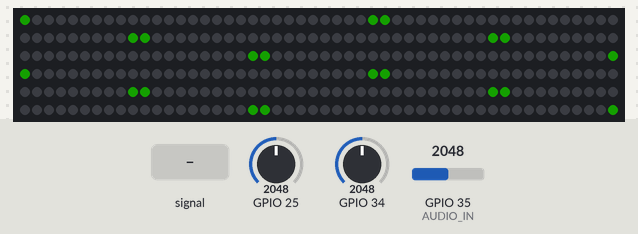
A sketch run on a simulated ESP32. Parts: 300 RGB LEDs in strip order, left to right, continuing on the next row. Inputs (shaded band) come from the test bench; at power-on: GPIO 34 = 2048, GPIO 25 = 2048, GPIO 35 (AUDIO_IN) = 2048. Dim RGB values are drawn brighter than linear; what the sketch prints to the serial monitor is not drawn.

Above: at 4.2 s.
4.3 s: GPIO 35 (AUDIO_IN) fed a 2 Hz sine of ±1228 counts around its level
6.5 s: GPIO 34 set to 216
8.1 s: GPIO 34 set to 302
10.2 s: GPIO 34 set to 359
11.7 s: GPIO 34 set to 429
13.8 s: GPIO 25 set to 2866
Timing chart, 0 to 16.8 s (numbered marks = the images above; inputs shaded):
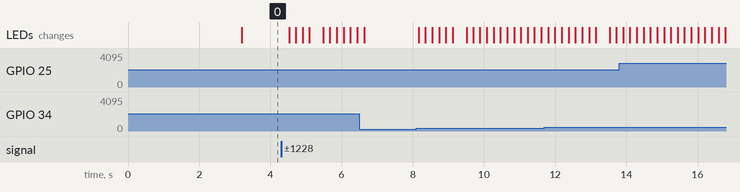

The sketch:

Visualizer.ino
```cpp
#define SAMPLING_FREQUENCY 40000
#define FASTLED_ALLOW_INTERRUPTS 0
#include <FastLED.h>
#include <arduinoFFT.h>

#define LED_PIN   33    // Define output pin for LED strip
#define AUDIO_IN  35    // Define input pin for AUX in


#define NUM_LEDS 300    // Define number of LEDS in strip
int BRIGHTNESS = 150;   // Int used to store brightness of strip
#define LED_TYPE WS2812 // Define the type of LED strip
#define COLOR_ORDER GRB // Define the color order of LED strip

#define SAMPLES 1024    // Define number of samples (higher = more accurate display but slower)
#define xres 15         // Define number of Cols
#define yres 20         // Define number of Rows

double vReal[SAMPLES];  // Double array to store real values      (used in FFT)
double vImag[SAMPLES];  // Double array to store imaginary values (used in FFT)

int Intensity[yres] = {0};    // Array to store intensity of each column
int PrevIntensity[yres]= {0}; // Array to store previous intensity of each column

CRGB leds[NUM_LEDS];    // Create array of LEDS

arduinoFFT FFT = arduinoFFT(vReal, vImag, SAMPLES, SAMPLING_FREQUENCY); // Initialize FFT
unsigned int sampling_period;                                           // Used to store sampling period

// SETUP ***************************************************************************************************
void setup() {
  //analogReference(EXTERNAL);
  pinMode(AUDIO_IN, INPUT);
  Serial.begin(115200);
  // put your setup code here, to run once:
  delay( 3000 );
  FastLED.addLeds<LED_TYPE, LED_PIN, COLOR_ORDER>(leds, NUM_LEDS).setCorrection( TypicalLEDStrip );
  FastLED.setBrightness( BRIGHTNESS );

  sampling_period = round(1000000 * (1.0 / SAMPLING_FREQUENCY));
}

// MAIN LOOP ***********************************************************************************************
void loop() {
  // put your main code here, to run repeatedly:

  visualizer();
}

// VISUALIZER FUNCTION *************************************************************************************
void visualizer(){
  getSamples();
  displayUpdate();
  FastLED.show();
}

// DISPLAY UPDATE FUNCTION *********************************************************************************
void displayUpdate(){


  int color = 80;
  //int color = map(analogRead(32), 0, 4095, 0, 255);


  Serial.println(color);
  int bright = map(analogRead(34), 0, 4095, 0, 240);
  //int bright = 240;
  // i is columns
  for(int i=0; i<yres; i++){
    // j is rows
    int color = 90;
    for(int j=0; j<xres; j++){
      if(j<= Intensity[i]){
        if(i%2 == 0){
          leds[i*xres+j] = CHSV(color, 255, bright);
        }
        else {
          leds[xres*(i+1)-j-1] = CHSV(color, 255, bright);
        }
      }
      else {
        if(i%2==0){
          leds[i*xres+j] = CHSV(color, 255, 0);
        }
        else {
          leds[xres*(i+1)-j-1] = CHSV(color, 255, 0);
        }
      }
      color -= 100/xres;
    }
    //color+=255/yres;
  }
}

// GET SAMPLES FUNCTION *****************************************************************
void getSamples(){
  int amplitude = map(analogRead(25), 0, 4095, 500, 2000);
  //Take in samples from aux input
  for(int i=0; i<SAMPLES; i++){

    unsigned long newTime = micros();
    vReal[i] = analogRead(AUDIO_IN);
    //erial.println(vReal[i]);
    vImag[i] = 0;
    while((micros()-newTime) < sampling_period){}
  }

  // Preform fft on recorded samples
  FFT.DCRemoval();
  FFT.Windowing(FFT_WIN_TYP_HAMMING, FFT_FORWARD);
  FFT.Compute(FFT_FORWARD);
  FFT.ComplexToMagnitude();


  for(int i=2; i < 256; i++){
    //Serial.println(vReal[i]/1000);
    unsigned int vr = vReal[i];

    int band;

    if(i<=2           )  band = 19;
    if(i>2   && i<=3  )  band = 18;
    if(i>3   && i<=4  )  band = 17;
    if(i>4   && i<=5  )  band = 16;
    if(i>5   && i<=6  )  band = 15;
    if(i>6   && i<=8  )  band = 14;
    if(i>8   && i<=10 )  band = 13;
    if(i>10  && i<=13 )  band = 12;
    if(i>13  && i<=16 )  band = 11;
    if(i>16  && i<=21 )  band = 10;

    if(i>21  && i<=26 )  band = 9;
    if(i>26  && i<=33 )  band = 8;
    if(i>33  && i<=43 )  band = 7;
    if(i>43  && i<=54 )  band = 6;
    if(i>54  && i<=69 )  band = 5;
    if(i>69  && i<=88 )  band = 4;
    if(i>88  && i<=113)  band = 3;
    if(i>113 && i<=143)  band = 2;
    if(i>143 && i<=183)  band = 1;
    if(i>183 && i<=233)  band = 0;


    //if(band<10) Intensity[band]--;

    if(vReal[i]/amplitude > Intensity[band])
    {
      Intensity[band]+= min((int)(vReal[i]/amplitude), 15);
    }

    Intensity[band] = min((int)Intensity[band], 20);

    Intensity[band] = (PrevIntensity[band] + Intensity[band])/2;
    PrevIntensity[band] = Intensity[band];

    EVERY_N_MILLISECONDS(30) {
      for(int b = 0; b<20; b++)
        if(Intensity[b] > 0) Intensity[b]--;
    }
    }
}
```
